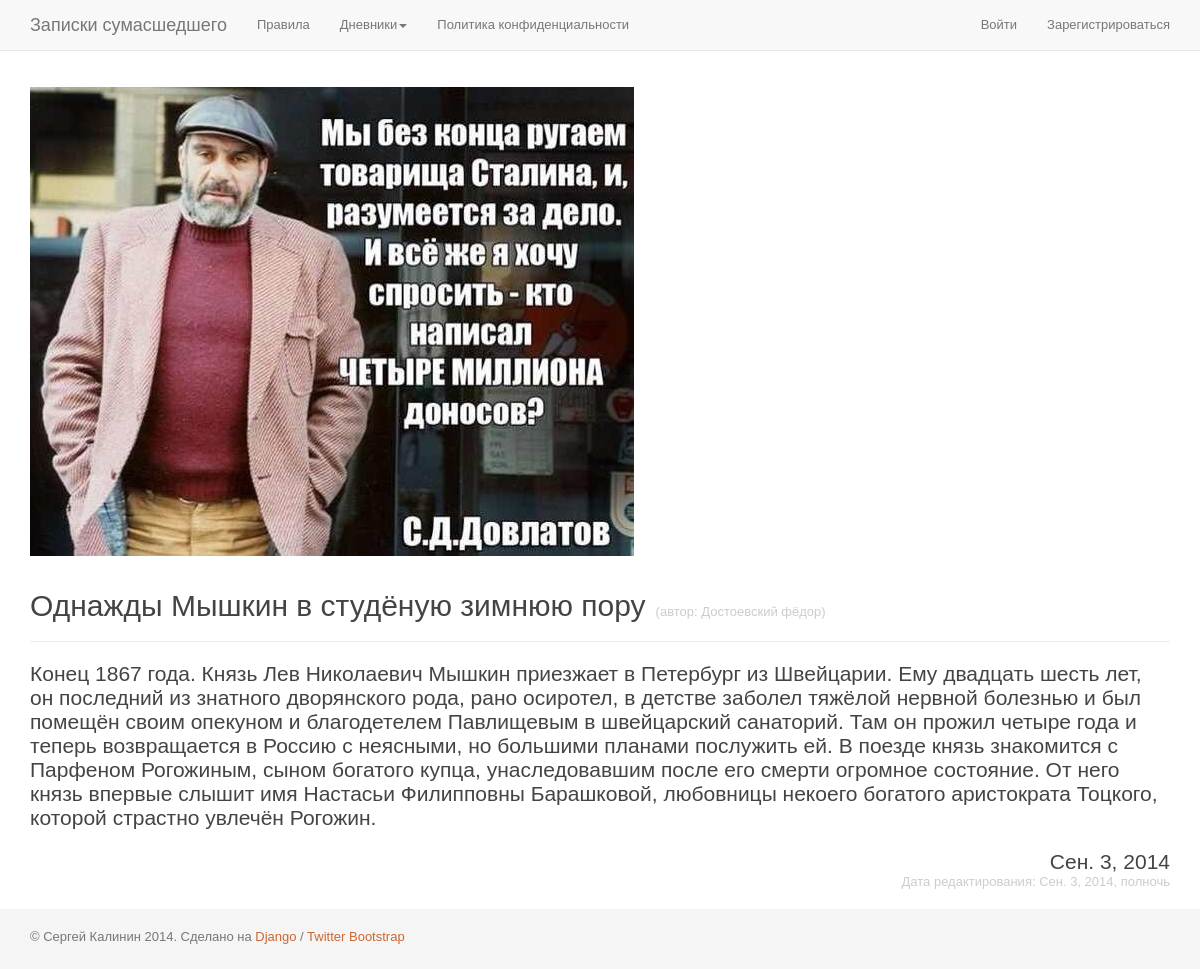
Page /record/1/ on the committed database.
### app_zapsum/models.py (models this page shows, shortened)
class Diary(models.Model):
	user_id = models.IntegerField(
		'',
		blank=True,
		null=True,
	)
	title = models.CharField(
		'Заголовок записи',
		max_length=1000,
		blank=False,
	)
	date = models.DateField(
		'Дата записи',
		blank=True,
		null=True,
	)
	text = models.TextField(
		'Содержание записи',
		max_length=50000,
		blank=False,
	)
	last_edit_date = models.DateTimeField(
		'Дата последнего редактирования',
		auto_now=True,
	)
	is_active = models.BooleanField(default=True)
	is_delete = models.BooleanField(default=False)
	@classmethod
	def get_entry_public(self, id_record):
		return self.objects.get(pk=id_record, is_active=True, is_delete=False)

### app_accounts/models.py (models this page shows, shortened)
class UserProfile(User):
	gender = models.ForeignKey(
		Gender,
		verbose_name='Пол',
		blank=True,
		null=True,
	)
	nickname = models.CharField(
		'Отображаемое имя',
		max_length=50,
		blank=False,
	)
	phone = models.CharField(
		max_length=50,
		blank=False,
	)
	skype = models.CharField(
		max_length=50,
		blank=False,
	)
	other = models.TextField(
		max_length=500,
		blank=False,
	)
	avatar = models.ImageField(
		upload_to='userprofile/avatar/',
		blank=True,
		null=True,
	)
	views = models.IntegerField(
		default=0,
		null=False,
		blank=True,
	)
	objects = UserManager()
	@classmethod
	def get_entry(self, user_id):
		result = UserProfile.objects.get(user_ptr_id=user_id)
		return result

### app_zapsum/views.py (the view)
# urls.py: url(r'^record/(?P<id_record>[0-9]*)/$', 'views.record', name='record'),
def record(request, id_record):
	entry = Diary.get_entry_public(id_record=id_record)
	print(entry.date)
	print(entry.last_edit_date)
	user_entry = UserProfile.get_entry(user_id=entry.user_id)
	user_entry.views = user_entry.views + 1
	user_entry.save()
	avatar = user_entry.avatar
	t = loader.get_template('page_record.html')
	c = RequestContext(request, {
		'entry': entry,
		'avatar': avatar,
		'nickname': user_entry.nickname,
	}, [custom_proc])
	return HttpResponse(t.render(c))

### app_accounts/templatetags/tags_app_accounts.py (called while the page is built)
@register.inclusion_tag("part_auth_area.html")
def part_auth_area(user):
	if user:
		return {
			'is_authenticated': user.is_authenticated,
			'username': user.username,
			'user_id': user.pk,
		}

### app_messages/models.py (called while the page is built)
	@classmethod
	def get_entries(self):
		return self.objects.all()

### app_zapsum/templatetags/tags_app_zapsum.py (called while the page is built)
@register.inclusion_tag("part_modal.html")
def part_modal(modal, action):
	window_type = None
	window_type_label = None
	timeout = None
	message = None
	for entry in modal:
		if action == entry.id:
			if entry.window == 0:
				window_type = 'infoModal'
				window_type_label = 'mySmallModalLabel'
			elif entry.window == 1:
				window_type = 'commonModal'
				window_type_label = 'commonModalLabel'
			timeout = entry.timeout
			message = entry.message
	return {
		'window_type': window_type,
		'window_type_label': window_type_label,
		'timeout': timeout,
		'message': message,
	}

### app_zapsum/views.py (called while the page is built)
def custom_proc(request):
	modal = Modal.get_entries()
	return{
		'request': request,
		'modal': modal,
	}

### app_zapsum/templates/page_record.html (shortened to what this page needs)
{% extends "page_base.html" %}
{% load staticfiles thumbnail %}
{% block content %}
	<section class="section record_public">
		<div class="page-header">
			{% if avatar %}
				<a class="fancybox ava" href="{{ avatar.url }}">
					{% thumbnail avatar "50x50" crop="center" as im %}
						<img id="ava_img" src="{{ im.url }}" width="{{ im.width }}" height="{{ im.height }}">
					{% endthumbnail %}
				</a>
			{% endif %}
			<h2 class="h2">{{ entry.title }}<a class="author_info" href="/profile/{{ entry.user_id }}/">{{ nickname }}</a></h2>
		</div>
		<article class="article record_article">
			<div class="body">
				{{ entry.text | safe}}
			</div>
			<div class="dates_block">
				<span class="date">{{ entry.date }}</span>
				<span class="date_mod">Дата редактирования: {{ entry.last_edit_date }}</span>
			</div>
		</article>
	</section>
{% endblock %}

### zapsum/static/zapsum/css/styles.css (style rules this page uses)
html, body, div, h1, h2, h3, h4, h5, h6, a, a img, p, ul, ol, li, span, fieldset , form, dl, dd, dt, table, tr, td, img { border: none; margin: 0; outline: none; padding: 0; }
body { font: normal 13px arial, sans-serif; color: #444; }
a { color: #cc6633; }
.record_public { font-size: 21px; }
.record_public .ava { position: relative; top: -13px; }
.record_public .h2 { display: inline-block; }
.record_public .body { padding-bottom: 20px; }
.record_public .dates_block { overflow: hidden; }
.record_public .dates_block .date { float: right; }
.record_public .dates_block .date_mod { float: right; clear: both; font-size: 13px; color: #ccc; }
.record_public .author_info:after { content: ')'; }
.record_public .author_info:before { content: '(автор: '; }
.record_public .author_info { margin-left: 10px; font-size: 13px; color: #ccc; }

### rows in the picture
Diary: title "Однажды Мышкин в студёную зимнюю пору", text "Конец 1867 года. Князь Лев Николаевич Мышкин приезжает в Петербург из Швейцарии. Ему двадцать шесть лет, он последний из знатного дворянского рода, рано осиротел, в детстве заболел тяжёлой нервной болезнью и был помещён своим опекуном и благодетелем Павлищевым в швейцарский санаторий. Там он прожил четыре года и теперь возвращается в Россию с неясными, но большими планами послужить ей. В поезде князь знакомится с Парфеном Рогожиным, сыном богатого купца, унаследовавшим после его смерти огромное состояние. От него князь впервые слышит имя Настасьи Филипповны Барашковой, любовницы некоего богатого аристократа Тоцкого, которой страстно увлечён Рогожин.", date "Сен. 3, 2014", last_edit_date "Сен. 3, 2014, полночь"
UserProfile: nickname "Достоевский фёдор"
